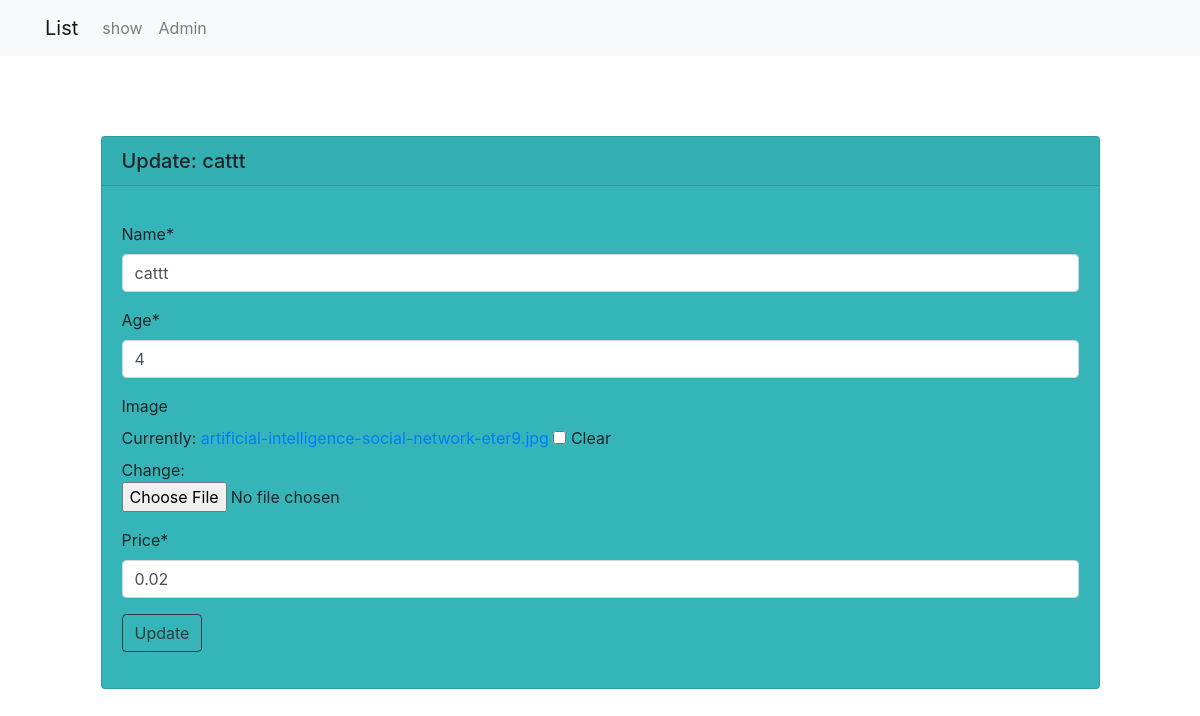
The app's page /pet/3/update/ with its own data.
### petshop/models.py (models this page shows)
class Pet(models.Model):
    name = models.CharField(max_length=120)
    age = models.IntegerField()
    available = models.BooleanField(default=True)
    image = models.ImageField( null=True, blank=True)
    price = models.DecimalField(max_digits=5, decimal_places=2)

### petshop/views.py (the view)
# urls.py: path('pet/<int:pet_id>/update/', views.pet_update, name='pet-update'),
def pet_update(request, pet_id):
    pet_obj = Pet.objects.get(id=pet_id)
    form = PetForm(instance=pet_obj)
    if request.method == "POST":
    	form = PetForm(request.POST,request.FILES, instance=pet_obj)
    	if form.is_valid():
    		form.save()
    		return redirect('pet-detail',pet_id=pet_obj.id)
    context = {
    	"pet_obj": pet_obj,
    	"form":form,
    		}
    return render(request, 'update.html', context)

### petshop/forms.py
class PetForm(forms.ModelForm):
    class Meta:
        model = Pet
        fields = ["name","age","image", "price"]

### petshop/templates/update.html (shortened to what this page needs)
{% extends "base.html" %}
{% load crispy_forms_tags %}
{% block content %}
<br>
<div class="card" style="background-color:#36B5B8 ;margin: 5% ">
  <h5 class="card-header">Update: {{pet_obj.name}} </h5>
  <div class="card-body">
    <p class="card-text">
        <form action="{% url 'pet-update' pet_obj.id %}" method="POST" enctype="multipart/form-data">
            {{form|crispy}}
            <input type="submit" value="Update" class="btn btn-outline-dark">
        </form>
    </p>
  </div>
</div>
{% endblock content %}

### records on screen
Pet: name "cattt", age "4", price "0.02"
